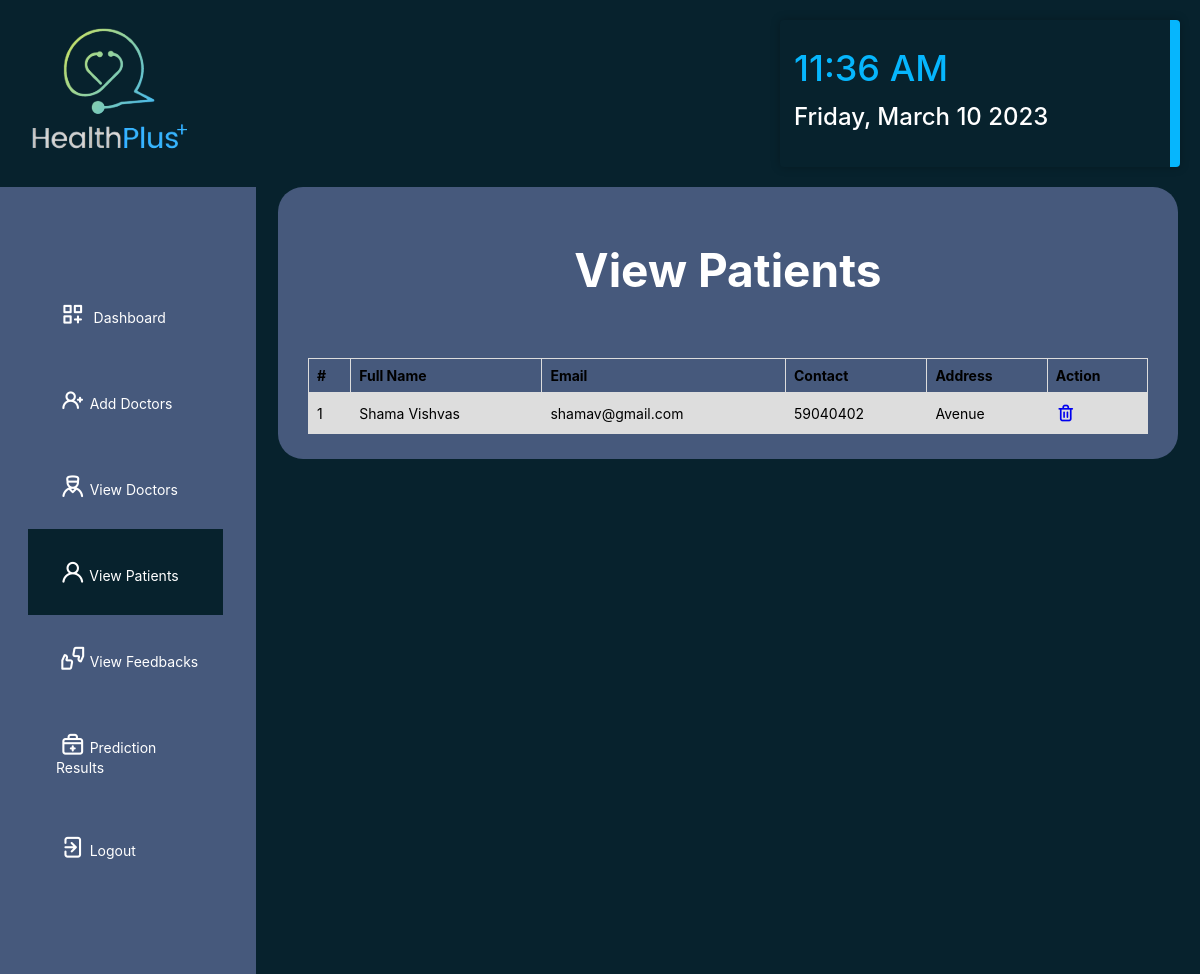
Screenshot of /admin_view_patient (signed in) with the database file from the repository.
### healthApp/models.py (models this page shows, shortened)
class Patient(models.Model):
    user = models.OneToOneField(User, on_delete=models.CASCADE, null=True)
    contact = models.CharField(max_length=100, null=True)
    dob = models.DateField(null=True)
    address = models.CharField(max_length=100, null=True)
    image = models.ImageField(upload_to='media/', null=True, blank=True)

### healthApp/views.py (the view)
# urls.py: path('admin_view_patient', views.AdminViewPatientPage,
@login_required(login_url="login")
def AdminViewPatientPage(request):
    patients = Patient.objects.all()
    patient_dict = {'patients': patients}
    return render(request, 'Admin_ViewPatient.html', patient_dict)

### templates/Admin_ViewPatient.html (shortened to what this page needs)
<!DOCTYPE html>
<html lang="en">
    {% load static %}
    <head>
        <link rel="stylesheet" href="{% static 'css/styles.css' %}" type="text/css" media="all">
        <link rel="stylesheet" href="https://unicons.iconscout.com/release/v4.0.0/css/line.css">
        <link rel="stylesheet" href="https://cdnjs.cloudflare.com/ajax/libs/font-awesome/6.0.0-beta3/css/all.min.css"
 />
        <link rel="stylesheet" type="text/css" href="https://cdn.datatables.net/v/dt/jszip-2.5.0/dt-1.13.2/b-2.3.4/b-html5-2.3.4/b-print-2.3.4/datatables.min.css"/>
    </head>
    <body>
        <header class="row">
            <a href="{% url 'welcome' %}">
                <img src="{% static 'Images/Logo.png' %}" alt="">
            </a>
            <div class="dateTime">
                <div class="time"></div>
                <div class="date"></div>
            </div>
        </header>
        <div class="wrapper">
            <div class="sidebar">
                <ul>
                    <li><a href="{% url 'admin_dashboard' %}"><i class="uil uil-create-dashboard"></i>
                            Dashboard</a></a></li>
                    <li><a href="{% url 'admin_add_doctor' %}"><i class="uil uil-user-plus"></i></i>Add Doctors</a></li>
                    <li><a href="{% url 'admin_view_doctor' %}"><i class="uil uil-user-md"></i></i>View Doctors</a></li>
                    <li class="is-active"><a href="{% url 'admin_view_patient' %}"><i class="uil uil-user"></i></i>View
                            Patients</a></li>
                    <li><a href="{% url 'admin_view_feedback' %}"><i class="uil uil-feedback"></i>View Feedbacks</a>
                    </li>
                    <li><a href="{% url 'admin_view_prediction' %}"><i class="uil uil-medkit"></i>Prediction Results</a>
                    </li>
                    <li><a href="{% url 'logout_user' %}"><i class="uil uil-signout"></i>Logout</a></li>
                </ul>
            </div>
            <div class="historyContainer">
                <h1>
                    View Patients
                </h1>
                <div class="table-responsive">
                    <table id="myTable">
                        <thead>
                            <tr>
                                <th>#</th>
                                <th>Full Name</th>
                                <th>Email</th>
                                <th>Contact</th>
                                <th>Address</th>
                                <th>Action</th>
                            </tr>
                        </thead>
                        <tbody>
                            {% for i in patients%}
                            <tr>
                                <td>{{forloop.counter}}</td>
                                <td>{{i.user.first_name}} {{i.user.last_name}}</td>
                                <td>{{i.user.email}}</td>
                                <td>{{i.contact}}</td>
                                <td>{{i.address}}</td>
                                <td>
                                    <a href="{% url 'delete_patient' i.id %}" ><i class="uil uil-trash-alt"></i></a>
                                </td>
                            </tr>
                            {% endfor %}
                        </tbody>
                    </table>
                </div>
            </div>
        </div>
    </body>
</html>

### healthApp/static/CSS/Styles.css (style rules this page uses)
* { margin: 0; padding: 0; -webkit-box-sizing: border-box; box-sizing: border-box; list-style: none; font-family: "Inter", sans-serif; font-size: 14px; }
body { overflow-x: hidden; background: #07222d; }
.row { padding: 20px; max-width: 1900px; margin: 0 auto; display: grid; grid-template-columns: 1fr 21fr 1fr 2fr; justify-items: center; }
.dateTime { font-size: 12px; padding: 14px; color: #ffffff; background: #07222d; box-shadow: 0 0 10px rgba(0, 0, 0, 0.25); border-radius: 4px; border-right: 10px #06b6fd solid; width: 400px; font-weight: 500; font-family: "Inter", sans-serif; }
.time { font-size: 3em; color: #06b6fd; margin-top: 12px; }
.date { margin-top: 12px; font-size: 2em; }
.wrapper { display: flex; position: relative; }
.wrapper .sidebar { flex: -1 -1 0; max-width: 300px; padding: 6rem 3rem; background-color: #46597c; }
.wrapper .sidebar ul li { margin: 0 -1rem; }
.wrapper .sidebar ul li a { display: block; padding: 2em; color: #ffffff; text-decoration: none; transition: 0.2s linear; }
.wrapper .sidebar ul li a i.uil { font-size: 25px; margin: 3%; }
.wrapper .sidebar ul li:hover, .wrapper .sidebar ul li.is-active { background: #07222d; border-right: 5px solid #46597c; }
.table-responsive { overflow-x: scroll; overflow-y: hidden; }
.historyContainer { margin: 0 auto; max-width: 900px; width: 100%; padding: 25px 30px; border-radius: 25px; background: #46597c; height: 50%; }
.PredictionContainer > h1, .historyContainer > h1 { font-size: 46px; margin: 30px; text-align: center; color: #ffffff; }
table { border-collapse: collapse; width: 100%; margin-top: 30px; }
td, th { border: 1px solid #dddddd; text-align: left; padding: 8px; }
td { background-color: #dddddd; }
tr .uil { font-size: 20px; }

### rows the page displays
Patient: user.first_name "Shama", user.last_name "Vishvas", user.email "shamav@gmail.com", contact "59040402", address "Avenue"
